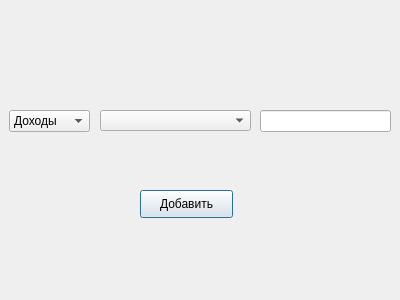
<?xml version="1.0" encoding="UTF-8"?>
<ui version="4.0">
 <class>add_action</class>
 <widget class="QDialog" name="add_action">
  <property name="geometry">
   <rect>
    <x>0</x>
    <y>0</y>
    <width>400</width>
    <height>300</height>
   </rect>
  </property>
  <property name="windowTitle">
   <string>Dialog</string>
  </property>
  <widget class="QPushButton" name="pushButton_add">
   <property name="geometry">
    <rect>
     <x>140</x>
     <y>190</y>
     <width>93</width>
     <height>28</height>
    </rect>
   </property>
   <property name="text">
    <string>Добавить</string>
   </property>
  </widget>
  <widget class="QComboBox" name="comboBox_action">
   <property name="geometry">
    <rect>
     <x>9</x>
     <y>110</y>
     <width>81</width>
     <height>22</height>
    </rect>
   </property>
   <item>
    <property name="text">
     <string>Доходы</string>
    </property>
   </item>
   <item>
    <property name="text">
     <string>Расходы</string>
    </property>
   </item>
  </widget>
  <widget class="QComboBox" name="comboBox_category">
   <property name="enabled">
    <bool>true</bool>
   </property>
   <property name="geometry">
    <rect>
     <x>100</x>
     <y>110</y>
     <width>151</width>
     <height>21</height>
    </rect>
   </property>
  </widget>
  <widget class="QLineEdit" name="lineEdit_money">
   <property name="geometry">
    <rect>
     <x>260</x>
     <y>110</y>
     <width>131</width>
     <height>22</height>
    </rect>
   </property>
  </widget>
 </widget>
 <resources/>
 <connections/>
</ui>
